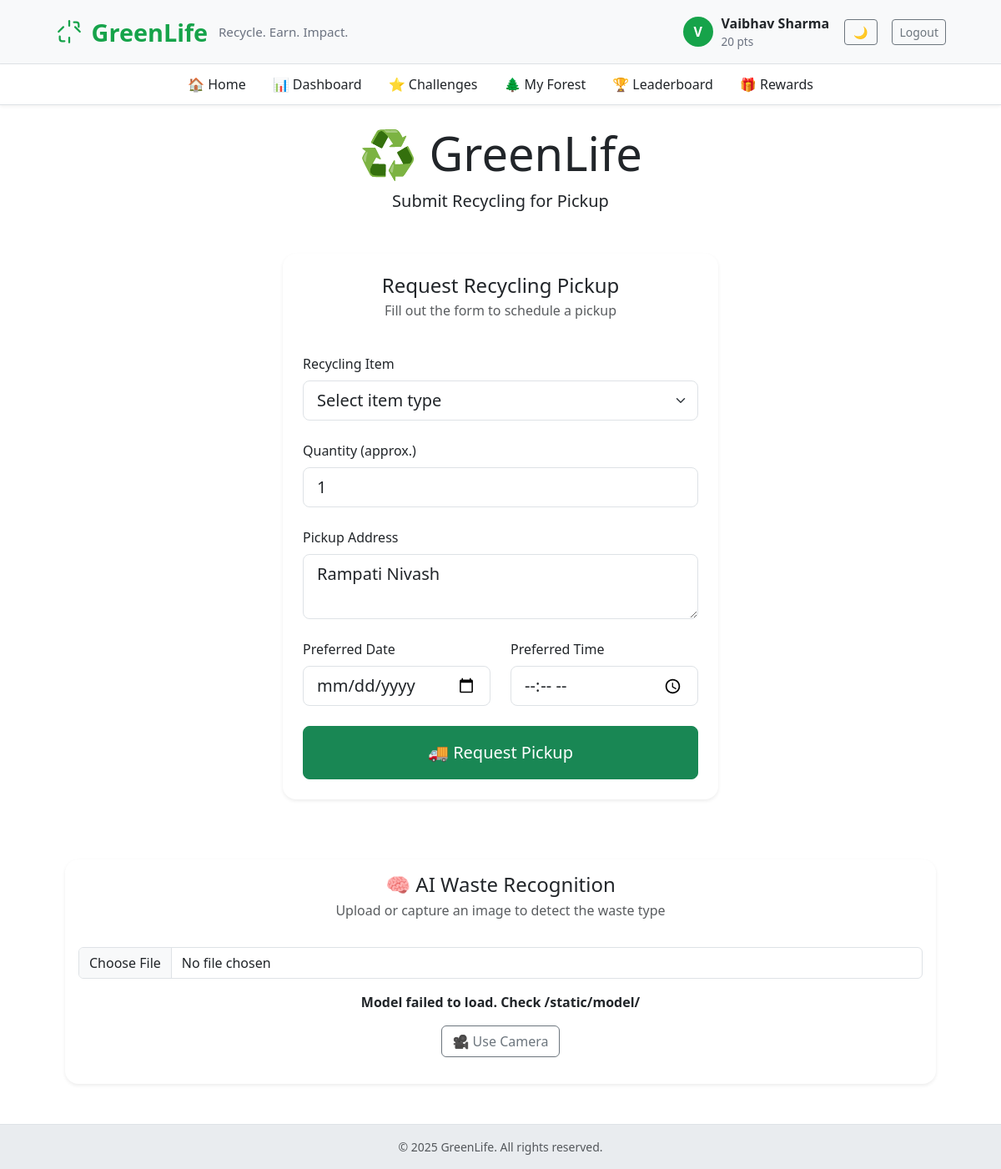
The page / (signed in) on the database as committed earlier.
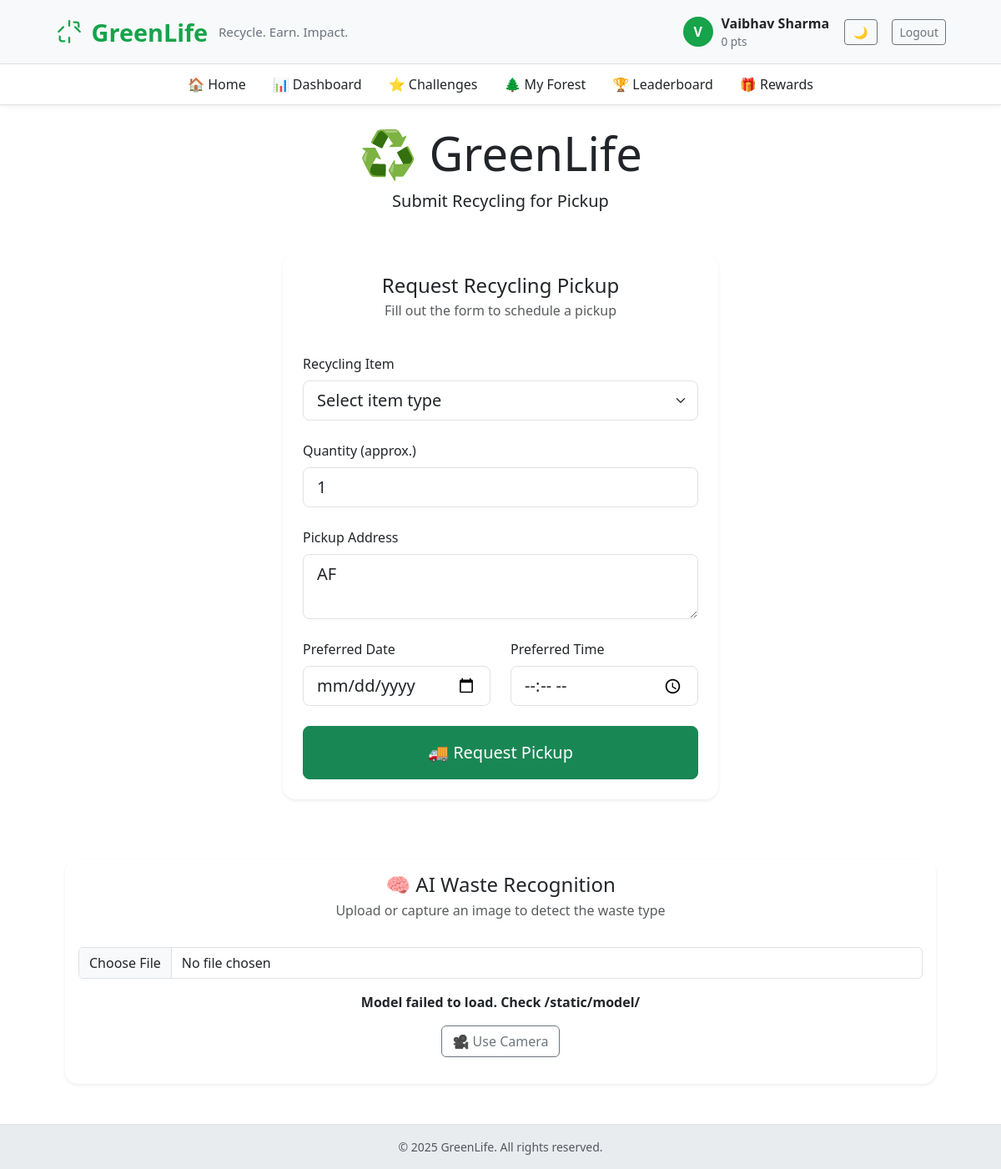
The same page on the database as committed later.
### app.py (models this page shows, shortened)
class User(UserMixin, db.Model):
    id = db.Column(db.Integer, primary_key=True)
    name = db.Column(db.String(120), unique=True, nullable=False)
    email = db.Column(db.String(150), unique=True, nullable=True)
    phone = db.Column(db.String(20), nullable=True)
    password_hash = db.Column(db.String(200), nullable=True)
    points = db.Column(db.Integer, default=0)
    address = db.Column(db.String(300), nullable=True)
    tree_level = db.Column(db.Integer, default=0)

### app.py (the view, shortened to what this page needs)
@app.route("/", methods=["GET", "POST"])
@login_required
def index():
    if not isinstance(current_user, User):
        return redirect(url_for('rider_dashboard'))
    return render_template("index.html")

### app.py (called while the page is built)
@app.context_processor
def inject_now():
    return {'now': datetime.utcnow}

@login_manager.user_loader
def load_user(user_id):
    u = db.session.get(User, int(user_id))
    if u:
        return u
    return db.session.get(Rider, int(user_id))

### templates/index.html (shortened to what this page needs)
{% extends "base.html" %}
{% block content %}
<div class="text-center mb-5">
  <h1 class="display-4 eco-title mb-2">♻️ GreenLife</h1>
  <p class="lead eco-subtitle">Submit Recycling for Pickup</p>
</div>
<div class="row justify-content-center">
  <div class="col-lg-6 col-md-8">
    <div class="card eco-card border-0 rounded-4 mb-4 shadow-sm">
      <div class="card-header text-center py-4 bg-transparent border-0">
        <h2 class="h4 eco-title mb-1">Request Recycling Pickup</h2>
        <p class="text-muted mb-0">Fill out the form to schedule a pickup</p>
      </div>
      <div class="card-body px-4 pb-4">
        <form id="recyclingForm" class="needs-validation" novalidate method="post" action="{{ url_for('index') }}">
          <div class="mb-4">
            <label for="item" class="form-label fw-medium eco-title">Recycling Item</label>
            <select class="form-select form-select-lg" id="item" name="item" required>
              <option value="">Select item type</option>
            </select>
          </div>
          <div class="mb-4">
            <label for="quantity" class="form-label fw-medium eco-title">Quantity (approx.)</label>
            <input type="number" class="form-control form-control-lg" id="quantity" name="quantity"
                   placeholder="Enter quantity" min="1" value="1" required>
          </div>
          <div class="mb-4">
            <label for="address" class="form-label fw-medium eco-title">Pickup Address</label>
            <textarea name="address" id="address" class="form-control form-control-lg" rows="2" placeholder="Enter your full pickup address" required>{{ current_user.address if current_user.address else '' }}</textarea>
          </div>
          <div class="row mb-4">
            <div class="col-md-6">
              <label for="date" class="form-label fw-medium eco-title">Preferred Date</label>
              <input type="date" name="date" id="date" class="form-control form-control-lg">
            </div>
            <div class="col-md-6">
              <label for="time" class="form-label fw-medium eco-title">Preferred Time</label>
              <input type="time" name="time" id="time" class="form-control form-control-lg">
            </div>
          </div>
          <button type="submit" class="btn btn-lg btn-success w-100 py-3">
            🚚 Request Pickup
          </button>
        </form>
      </div>
    </div>
    </div>
</div>
<div class="container text-center mt-5">
  <div class="card eco-card border-0 rounded-4 mb-4 shadow-sm">
    <div class="card-header bg-transparent border-0 py-3">
      <h2 class="h4 eco-title mb-1">🧠 AI Waste Recognition</h2>
      <p class="text-muted mb-0">Upload or capture an image to detect the waste type</p>
    </div>
    <div class="card-body">
      <input type="file" id="imageInput" accept="image/*" class="form-control mb-3">
      <div id="aiResult" class="fw-bold eco-title mb-3"></div>
      <div class="mt-3" id="cameraBlock">
        <div class="d-flex justify-content-center gap-2 mb-2">
          <button id="useCamera" class="btn btn-outline-secondary">🎥 Use Camera</button>
        </div>
      </div>
    </div>
  </div>
</div>
{% endblock %}

### templates/base.html (shortened to what this page needs)
<!doctype html>
<html lang="en">
<head>
  <link href="https://cdn.jsdelivr.net/npm/bootstrap@5.3.2/dist/css/bootstrap.min.css" rel="stylesheet">
</head>
<body>
  <header class="brand-bar">
    <div class="container-narrow d-flex justify-content-between align-items-center">
      <div class="d-flex align-items-center">
        <a href="{{ url_for('index') }}" class="brand-title text-decoration-none">
          <span>GreenLife</span>
          <small class="brand-sub d-none d-md-inline">Recycle. Earn. Impact.</small>
        </a>
      </div>
      <nav>
        {% if current_user.is_authenticated %}
        <div class="user-bubble">
          <div class="avatar">{{ current_user.name[0]|upper }}</div>
          <div class="d-none d-md-block">
            <div style="font-weight:700">{{ current_user.name }}</div>
            {% if current_user.points is defined %}
              <div style="font-size:.85rem; color:#6b7280">{{ current_user.points or 0 }} pts</div>
            {% else %}
              <div style="font-size:.85rem; color:#6b7280">Rider Account</div>
            {% endif %}
          </div>
          <button id="theme-toggle" class="btn btn-outline-secondary btn-sm ms-2" style="width: 40px;"></button>
          <a href="{{ url_for('logout') }}" class="btn btn-outline-secondary btn-sm ms-2">Logout</a>
        </div>
        {% else %}
        <div>
          <button id="theme-toggle" class="btn btn-outline-secondary btn-sm me-2" style="width: 40px;"></button>
          <a href="{{ url_for('login') }}" class="btn btn-primary btn-sm">Login</a>
          <a href="{{ url_for('signup') }}" class="btn btn-outline-success btn-sm ms-2">Sign up</a>
        </div>
        {% endif %}
      </nav>
    </div>
  </header>
  {% if current_user.is_authenticated and current_user.points is defined %}
  <nav class="sub-nav sticky-top">
    <div class="container-narrow d-flex justify-content-center">
      <ul class="nav">
        <li class="nav-item"><a class="nav-link" href="{{ url_for('index') }}">🏠 Home</a></li>
        <li class="nav-item"><a class="nav-link" href="{{ url_for('dashboard') }}">📊 Dashboard</a></li>
        <li class="nav-item"><a class="nav-link" href="{{ url_for('challenges') }}">⭐ Challenges</a></li>
        <li class="nav-item"><a class="nav-link" href="{{ url_for('forest') }}">🌲 My Forest</a></li>
        <li class="nav-item"><a class="nav-link" href="{{ url_for('leaderboard') }}">🏆 Leaderboard</a></li>
        <li class="nav-item"><a class="nav-link" href="{{ url_for('rewards') }}">🎁 Rewards</a></li>
      </ul>
    </div>
  </nav>
  {% endif %}
  <main class="py-4">
    <div class="container container-narrow">
      {% block content %}{% endblock %}
    </div>
  </main>
  <footer class="text-center py-3 small text-muted">
    © {{ now().year }} GreenLife. All rights reserved.
  </footer>
</body>
</html>

Rows that differ between the two databases and show on the page:
changed User "Vaibhav Sharma": points "20" → "0"; address "Rampati Nivash" → "AF"
